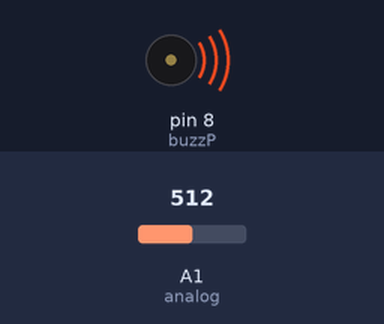
Recording of a sketch running on a simulated Arduino Uno, built with avr-gcc and run on an emulated ATmega328P. Parts: buzzer (waves = sounding). The inputs (shaded band) are chosen by the test bench; at power-on: A1 (analog) = 512. What the sketch prints to the serial monitor is not drawn.

Above: at 0.1 s.
Timing chart, 0 to 1.6 s (numbered marks = the images above):
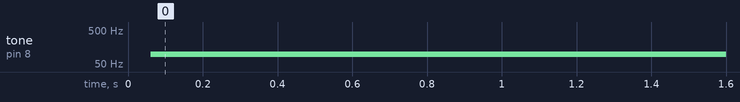

Measured:
- by itself, tone on pin 8 (buzzP): silent → 96 Hz at 0.06 s

The sketch:

PASSIVEBUZZER_1_POTENTIOMETER_CODE.ino
```cpp
int buzzP=8;
int analog=A1;
int potVal;
float dt;
int dt2=500;

void setup() {
  // put your setup code here, to run once:
  Serial.begin(9600);
    pinMode(analog, INPUT);
  pinMode(buzzP, OUTPUT);

}

void loop() {
  // put your main code here, to run repeatedly:
  potVal=analogRead(analog);
  dt=((9940./1023.)*potVal)+60;
  Serial.println(potVal);

  digitalWrite(buzzP, HIGH);
  delayMicroseconds(dt);
  digitalWrite(buzzP, LOW);
  delayMicroseconds(dt);


}
```
